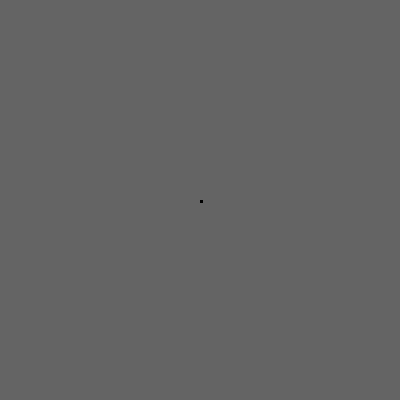
Frame 1 (no input)
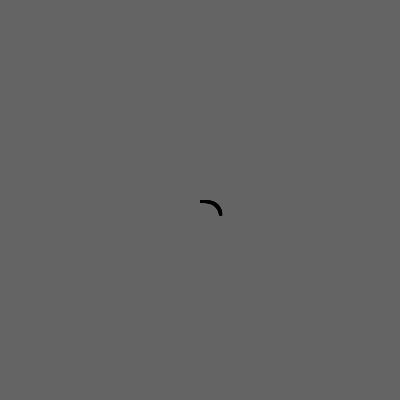
Frame 60 (the mouse pressed at the canvas centre just before this capture)
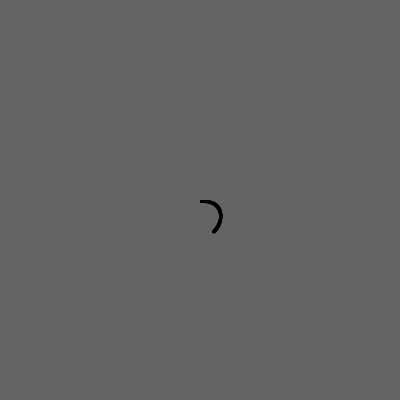
Frame 120 (the mouse held since frame 60 and released just before this capture)

The Processing sketch that drew these frames (run headless with seeded random() and noise(); from frame 60 on, the mouse is pressed at the canvas centre):

// Processing sketch: processing_121924
// ── processing_121924.pde

float r = 0;
float theta = 0;

void setup() {
size(400,400);
background(100);
frameRate(400);
smooth();
}

void draw() {

float x = r * cos(theta);
float y = r * sin(theta);
noStroke();
fill(0);
rect(x + width/2, y + height/2, 3, 3); 
theta = theta + .01;
r = sqrt(theta) * 30;

}
